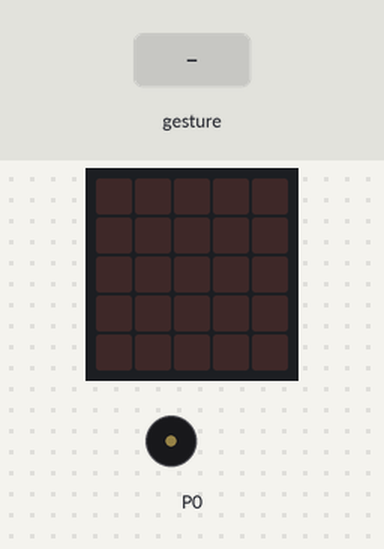
The program below on a simulated BBC micro:bit running MicroPython. Parts: the board's 5×5 LED display, buzzer (waves = sounding). The inputs (shaded band) are chosen by the test bench. Random numbers come from a fixed seed; a tilt is held for 1.5 s and a shake lasts 1 s, then the board lies face up again.

Above: at 1.2 s.
1.3 s: gesture 'shake'
At 1.78 s:
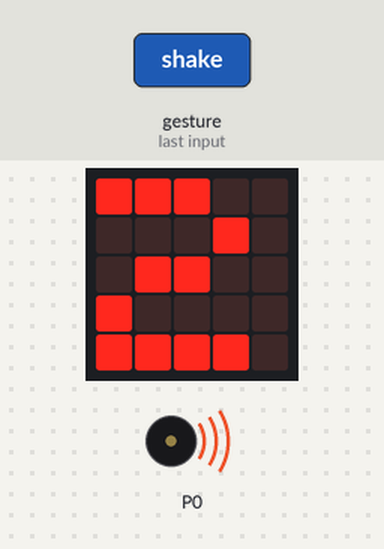
At 3.1 s:
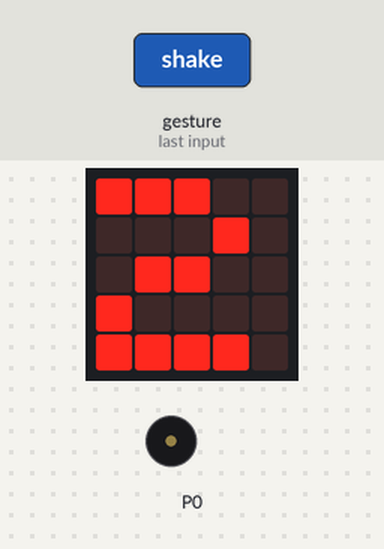
Timing chart, 0 to 4.6 s (numbered marks = the images above; inputs shaded):
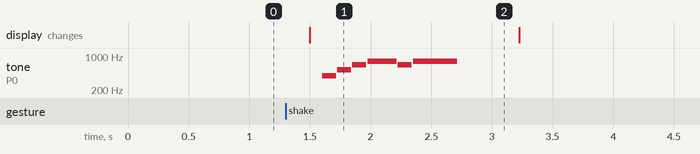

The program:

dice.py
```python
from microbit import *
import random
import music as mp3

while True:
    if accelerometer.was_gesture('shake'):
        display.show(random.randint(1, 6))
        sleep(100)
        mp3.play(mp3.POWER_UP)
        sleep(500)
        display.clear()
```

Measured:
- after the input at 1.3 s, tone on P0: plays 392 Hz for 0.12 s, 523 Hz for 0.12 s, 659 Hz for 0.12 s, 784 Hz for 0.24 s, 659 Hz for 0.12 s, 784 Hz for 0.36 s, starting after 0.30 s; the display: changes after 0.20 s (image 1)
